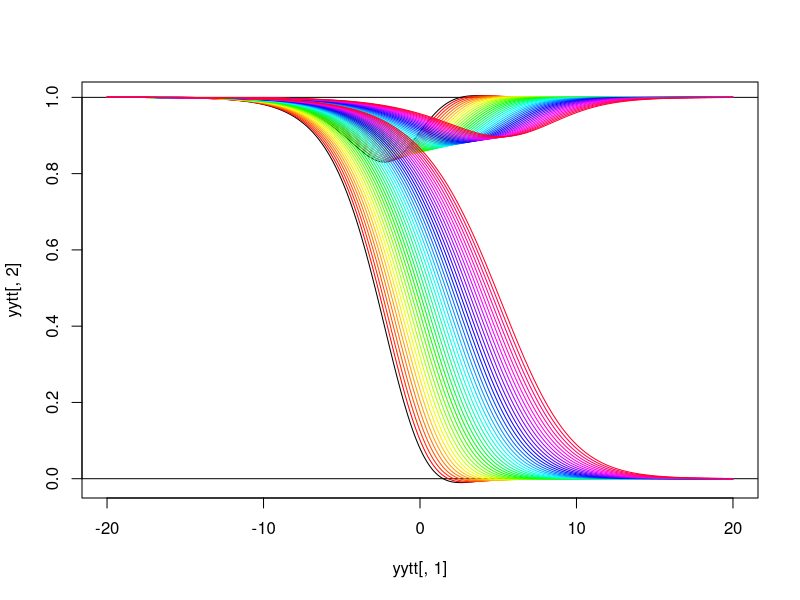
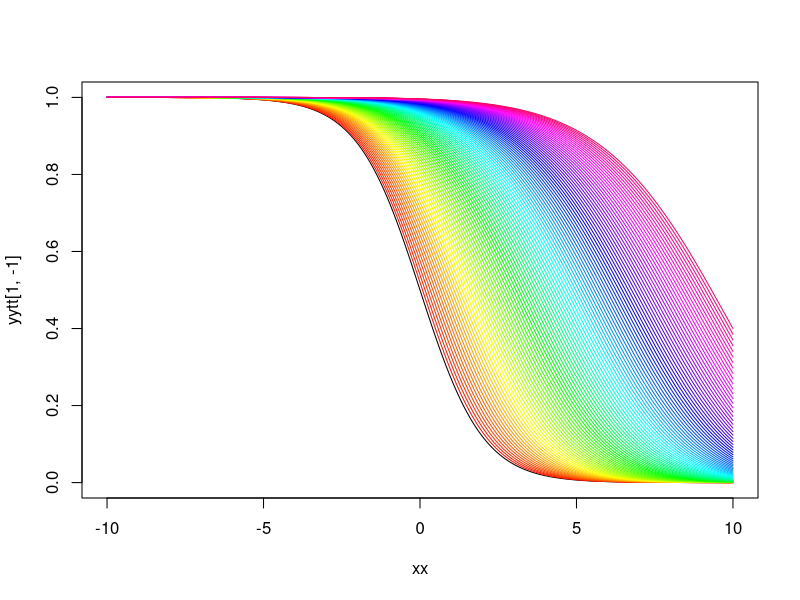

R code for these plots, in order: (Note: this script raises an error after producing the figures.)

require(deSolve)

stationaryPhi <- function (t,y,parms,...) {
    # solving the ODE for the stationary wave front
    #   -v f' = f'' + f(1-f)
    #   so here y = c(f,f')
    yp <- y[2]
    ypp <- - parms$v * y[2] - y[1]*(1-y[1])
    return( list( c(yp,ypp) ) )
}

# intital value is approximately (1+t*exp(t),(1+t)*exp(t)) for large negative t
#  yinit <- c(1+min(tt)*exp(min(tt)),100*(1+min(tt))*exp(min(tt)))
# or phi' \approx (1-phi)/v
tt <- (-2000:2000)/100
eps <- .0001
veps <- 0
yinit <- c(1-eps,-eps/sqrt(2))
yytt <- lsoda(y=yinit, times=tt, func=stationaryPhi, parms=list(v=sqrt(2)+veps) )   # dips below zero.  speed not great enough??
plot(yytt[,1], yytt[,2],type="l") 
lines(yytt[,1],yytt[,3]+1)
abline(h=c(0,1))
vepsvals <- (1:40)/40
vepscols <- rainbow(length(vepsvals))
miny <- rep(NA,length(vepsvals))
for (k in 1:length(vepsvals)) {
    yytt <- lsoda(y=yinit, times=tt, func=stationaryPhi, parms=list(v=sqrt(2)+vepsvals[k]) )
    miny[k] <- min(yytt[,2])
    lines(yytt[,1], yytt[,2],col=vepscols[k])
    lines(yytt[,1],yytt[,3]+1,col=vepscols[k])
}
veps <- min(vepsvals[miny>0]) # like 0.5 !?!

vEst <- sqrt(2)+veps
phiEst <- lsoda(y=yinit, times=tt, func=stationaryPhi, parms=list(v=vEst))

####
# try dynamic version

dynamicPhi <- function(t,y,parms,xx,dx) {
    # solving the PDE
    # and waiting for stationarity
    #   d/dt y = y'' + y (1-y)
    #  here y is the vector phi(xx)
    #  and yp is the vector phi'(xx)
    n <- length(xx)
    # dx <- diff(xx)  # length n-1
    dy <- diff(y)/dx  # length n-1
    # f'(x) approx ( (b/a+b) (f(x+a)-f(x))/a + (a/a+b) (f(x)-f(x-b))/b )
    yp <- c(dy[1], (dx[-1]*dy[-(n-1)]+dx[-(n-1)]*dy[-1])/(dx[-1]+dx[-(n-1)]) , dy[n-1])  # length n
    # and f''(x) approx 2 * ( (f(x+a)-f(x))/a - (f(x)-f(x-b))/b ) / (a+b)
    dyp <- diff(yp)/dx
    ypp <- c(dyp[1], (dx[-1]*dyp[-(n-1)]+dx[-(n-1)]*dyp[-1])/(dx[-1]+dx[-(n-1)]) , dyp[n-1])
    z <- -parms$v * yp + ypp + y*(1-y)
    if (any(abs(z)>10)) { browser() }
    return( list( z ) )
}

xx <- (-1000:1000)/100
dx <- diff(xx)
yinit <- (1-tanh(xx/2))/2
yytt <- ode.1D(yinit,(1:100)/30,dynamicPhi,parms=list(v=sqrt(2)),nspec=1,dimens=length(yinit),xx=xx, dx=dx, maxsteps=50000 )

plot( xx, yytt[1,-1], type="l" )
for (k in 2:(dim(yytt)[1]-1)) { lines(xx,yytt[k,-1],col=rainbow(dim(yytt)[1]+5)[k]) }


### useful for debugging
ggg <- function () {
   with( parent.frame(), {
     ylims <- range(c(y,yp,ypp)); plot(xx[-1],y,ylim=ylims)
     points(xx[-1],yp,col="red")
     points(xx[-1],ypp,col="green")
   } )
}
trace(dynamicPhi,exit=ggg)
